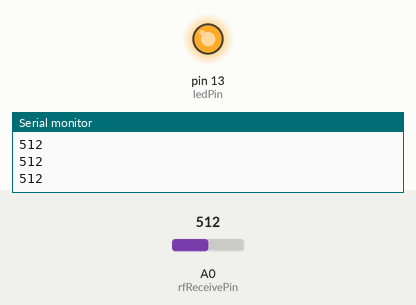
Simulated run of this sketch. Board: Arduino Uno, built with avr-gcc and run on an emulated ATmega328P. Shown: output pins drawn as LEDs (lit = HIGH), the last lines printed to the serial monitor. The inputs (shaded band) are chosen by the test bench; at power-on: A0 (rfReceivePin) = 512.

Above: at 1.2 s.
1.3 s: A0 (rfReceivePin) set to 163
2.8 s: A0 (rfReceivePin) set to 135
At 3.7 s:
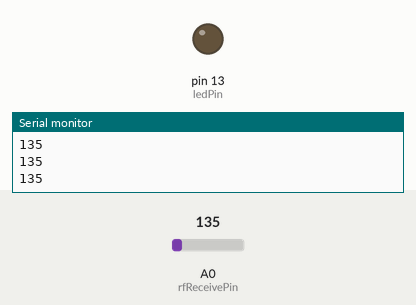
4.3 s: A0 (rfReceivePin) set to 256
5.8 s: A0 (rfReceivePin) set to 287
At 7.0 s:
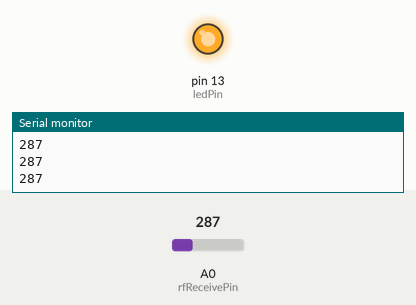
7.3 s: A0 (rfReceivePin) set to 140
At 8.3 s:
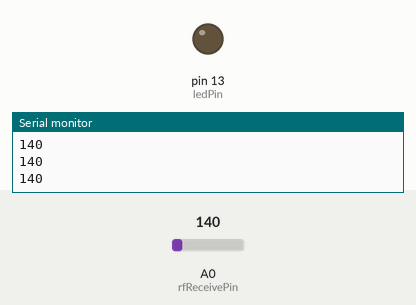
Timing chart, 0 to 9.8 s (numbered marks = the images above; inputs shaded):
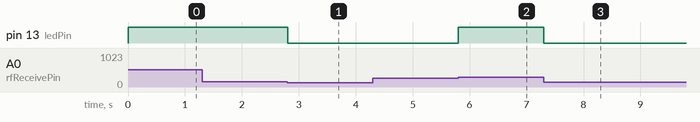

Measured:
- the behaviour switches between 150 and 149 on A0 (rfReceivePin) (found by bisection; images 0 and 1)
- the behaviour switches between 270 and 271 on A0 (rfReceivePin) (found by bisection; images 1 and 2)
- after the input at 1.3 s, every drawn part: stays the same
- after the input at 2.8 s, pin 13 (ledPin): HIGH → LOW at once
- after the input at 4.3 s, every drawn part: stays the same
- after the input at 5.8 s, pin 13 (ledPin): LOW → HIGH at once
- after the input at 7.3 s, pin 13 (ledPin): HIGH → LOW at once

The sketch:

receiver.ino
```cpp
/*
  RF Blink - Receiver sketch
     Written by ScottC 17 Jun 2014
     Arduino IDE version 1.0.5
     Website: http://arduinobasics.blogspot.com
     Receiver: XY-MK-5V
     Description: A simple sketch used to test RF transmission/receiver.
 ------------------------------------------------------------- */

 #define rfReceivePin A0  //RF Receiver pin = Analog pin 0
 #define ledPin 13        //Onboard LED = digital pin 13

 unsigned int data = 0;   // variable used to store received data
 const unsigned int upperThreshold = 270;  //upper threshold value
 const unsigned int lowerThreshold = 150;  //lower threshold value

 void setup(){
   pinMode(ledPin, OUTPUT);
   Serial.begin(9600);
 }

 void loop(){
   data=analogRead(rfReceivePin);    //listen for data on Analog pin 0

    if(data>upperThreshold){
     digitalWrite(ledPin, HIGH);   //If a LOW signal is received, turn LED OFF
     Serial.println(data);
   }

   if(data<lowerThreshold){
     digitalWrite(ledPin, LOW);   //If a HIGH signal is received, turn LED ON
     Serial.println(data);
   }

   delay(10);
 }
```
